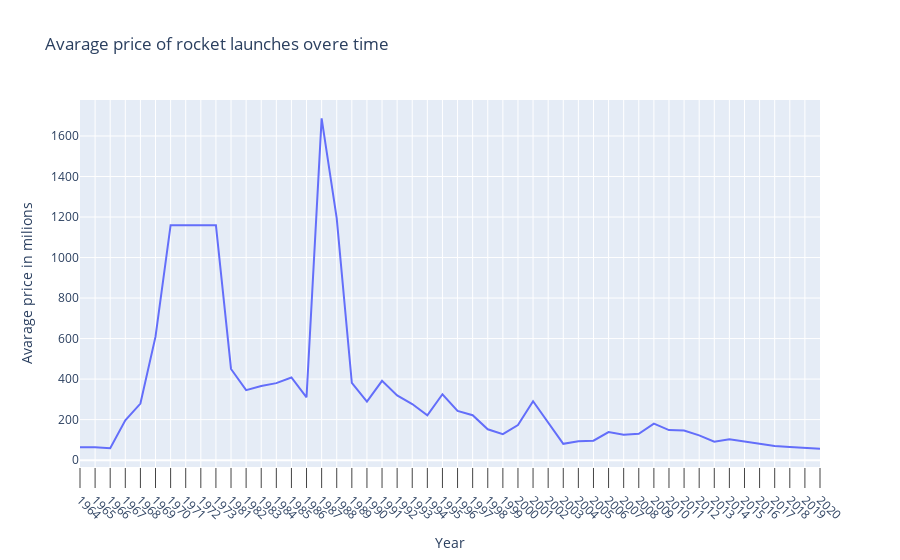

Source (notebook cell):
### Code cell
launch_price_over_time = px.line(price_year_grouped, x="Year", y="Price", title="Avarage price of rocket launches overe time", labels={'Price':'Avarage price in milions'})
launch_price_over_time.update_xaxes(
    ticks="outside",
    ticklen=20,
    tickangle=45
)   

launch_price_over_time.update_yaxes(
    ticklen=100
)
launch_price_over_time.show()

### Figure 1 — Plotly figure (JSON) as saved in the notebook; plotly's stock layout.template omitted (floating-point values rounded to 4 significant figures)
{"data": [{"hovertemplate": "Year=%{x}<br>Avarage price in milions=%{y}<extra></extra>", "legendgroup": "", "line": {"color": "#636efa", "dash": "solid"}, "marker": {"symbol": "circle"}, "mode": "lines", "name": "", "orientation": "v", "showlegend": false, "type": "scatter", "x": ["1964", "1965", "1966", "1967", "1968", "1969", "1970", "1971", "1972", "1973", "1981", "1982", "1983", "1984", "1985", "1986", "1987", "1988", "1989", "1990", "1991", "1992", "1993", "1994", "1995", "1996", "1997", "1998", "1999", "2000", "2001", "2002", "2003", "2004", "2005", "2006", "2007", "2008", "2009", "2010", "2011", "2012", "2013", "2014", "2015", "2016", "2017", "2018", "2019", "2020"], "xaxis": "x", "y": [63.23, 63.23, 59, 196.6, 279.2, 609.5, 1160, 1160, 1160, 1160, 450, 345.2, 366.2, 380.1, 408.1, 310.3, 1687.0, 1193.0, 380.8, 289.1, 391.4, 319.3, 276.7, 221.5, 325, 243.2, 221.7, 152.1, 128.5, 173.1, 290.7, 185.6, 80.51, 92.74, 95.79, 138.6, 125.7, 129.7, 180.3, 148.4, 146.6, 122.3, 90.55, 102.6, 91.55, 79.46, 69.49, 64.75, 59.61, 56.65], "yaxis": "y"}], "layout": {"legend": {"tracegroupgap": 0}, "title": {"text": "Avarage price of rocket launches overe time"}, "xaxis": {"anchor": "y", "domain": [0, 1], "tickangle": 45, "ticklen": 20, "ticks": "outside", "title": {"text": "Year"}}, "yaxis": {"anchor": "x", "domain": [0, 1], "ticklen": 100, "title": {"text": "Avarage price in milions"}}}}
